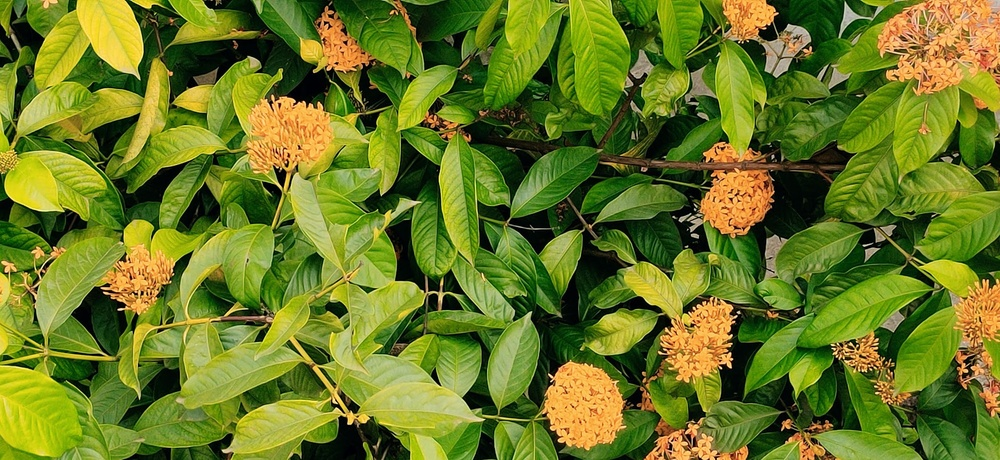
#> input picture segmentation/datasets/simple2.jpg, 1000 x 460 px, shrunk from 1920 x 883 before the run, found by its file name
$ python histogram_testing.py
#> lines starting #> are read from the running program, lines starting #| are printed output that depends on the picture
import cv2
import numpy as np
import matplotlib.pyplot as plt

# Load the image in grayscale
image_path = 'segmentation/datasets/simple2.jpg'  # Replace with your image path
image = cv2.imread(image_path, cv2.IMREAD_GRAYSCALE)
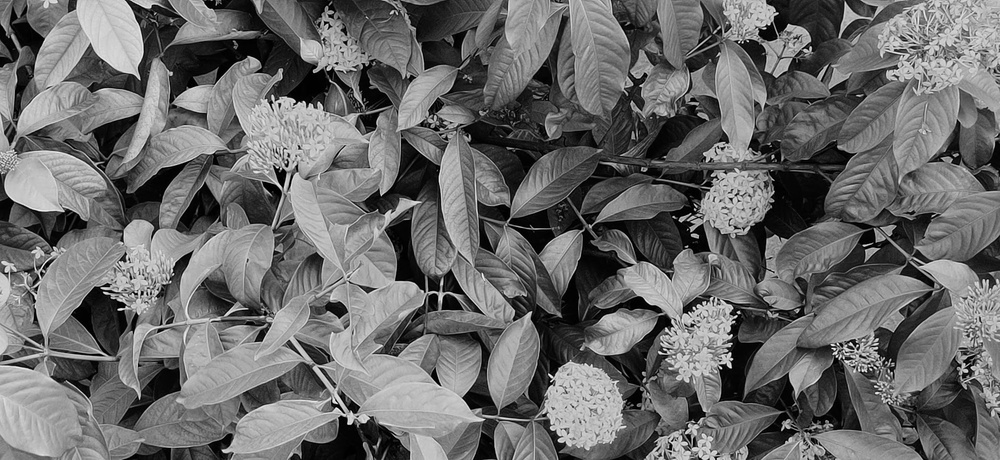
#> image: shape (460, 1000); min 0, max 252, mean 106.8

# Plot the histogram of the image
plt.figure(figsize=(10, 5))
plt.hist(image.ravel(), bins=256, range=[0, 256], color='blue', alpha=0.7)
plt.title('Histogram of Pixel Intensities')
plt.xlabel('Pixel Intensity')
plt.ylabel('Frequency')
plt.grid(True)
plt.show()
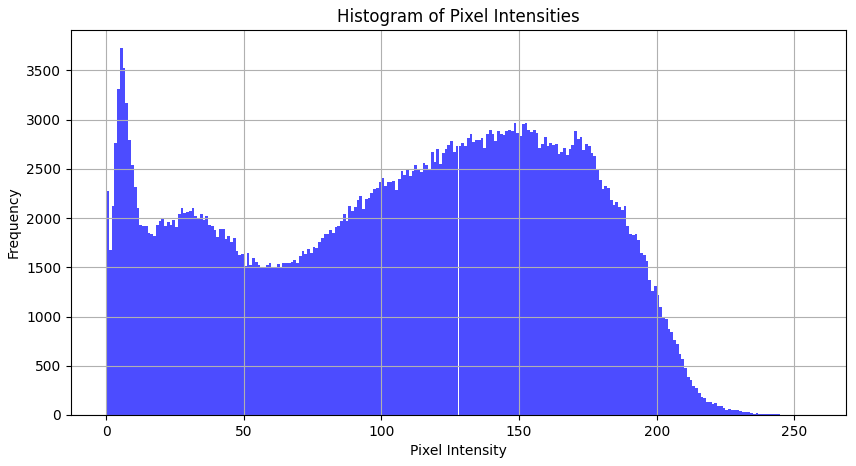
#> figure drawn by matplotlib, 1 panel; tallest bar 3723 high, from x = 5 to 6

$ run again, with segmentation/datasets/simple1.jpg copied over segmentation/datasets/simple2.jpg
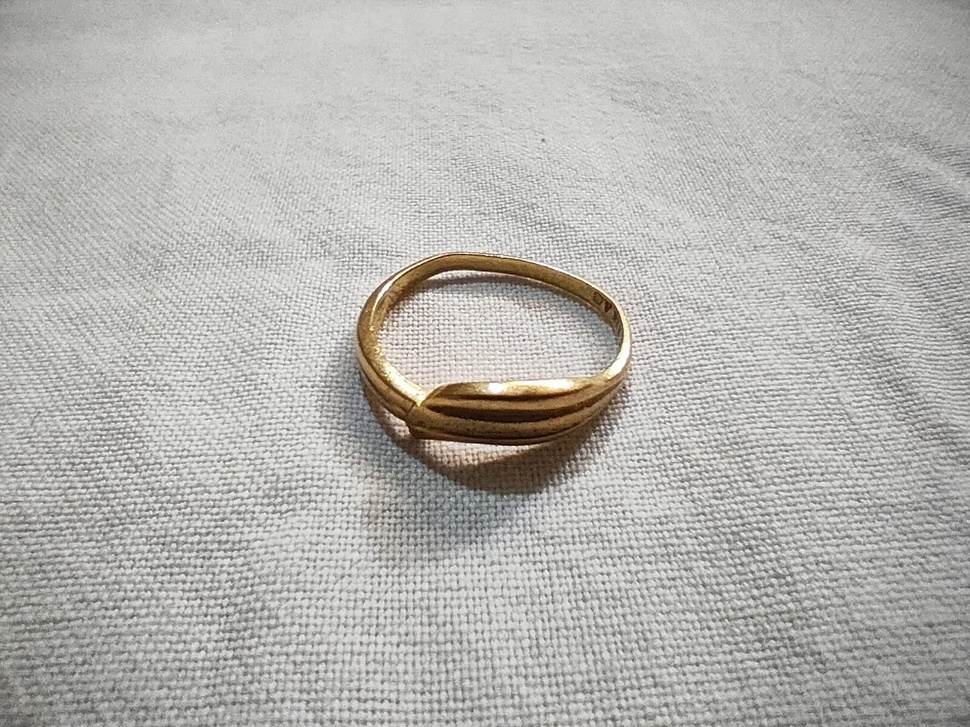
#> input picture segmentation/datasets/simple1.jpg, 970 x 727 px, shrunk from 1279 x 959 before the run, found by its file name
#> `image = cv2.imread(image_path, cv2.IMREAD_GRAYSCALE)`:
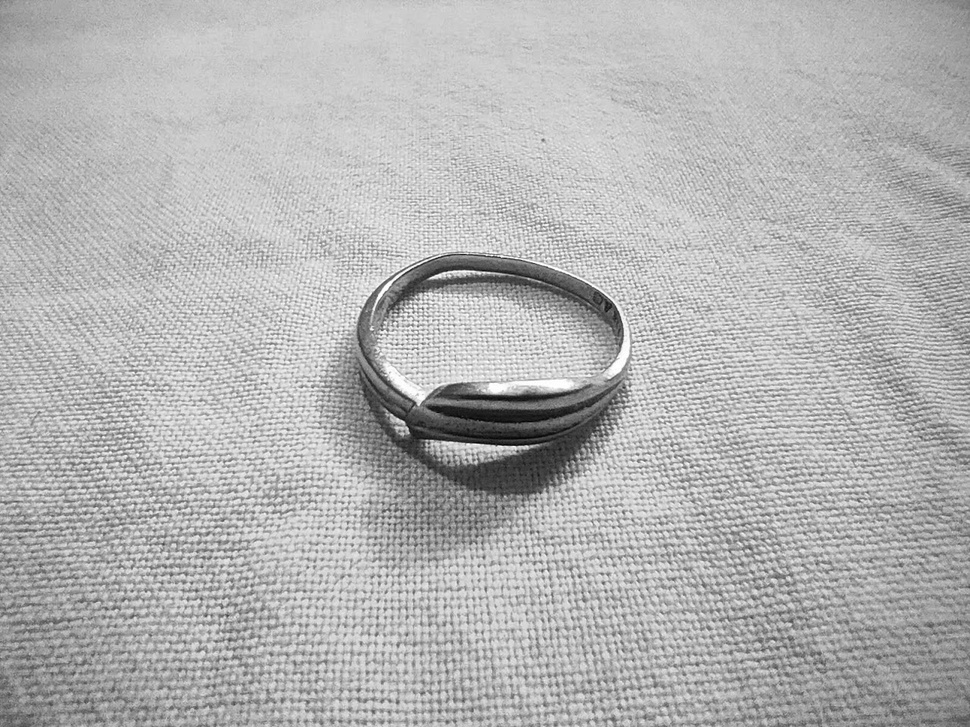
#> image: shape (727, 970); min 2, max 255, mean 179.5
#> `plt.show()`:
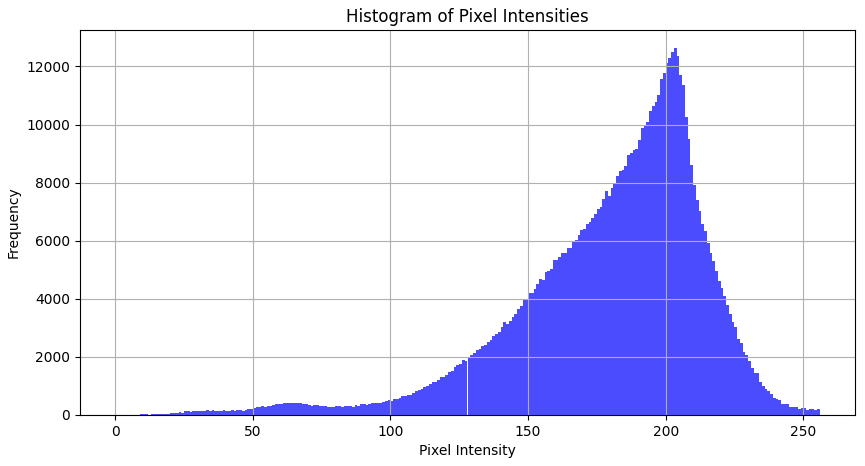
#> figure drawn by matplotlib, 1 panel; tallest bar 12622 high, from x = 203 to 204

$ run again, with segmentation/datasets/IMG20201004130442.jpg copied over segmentation/datasets/simple2.jpg
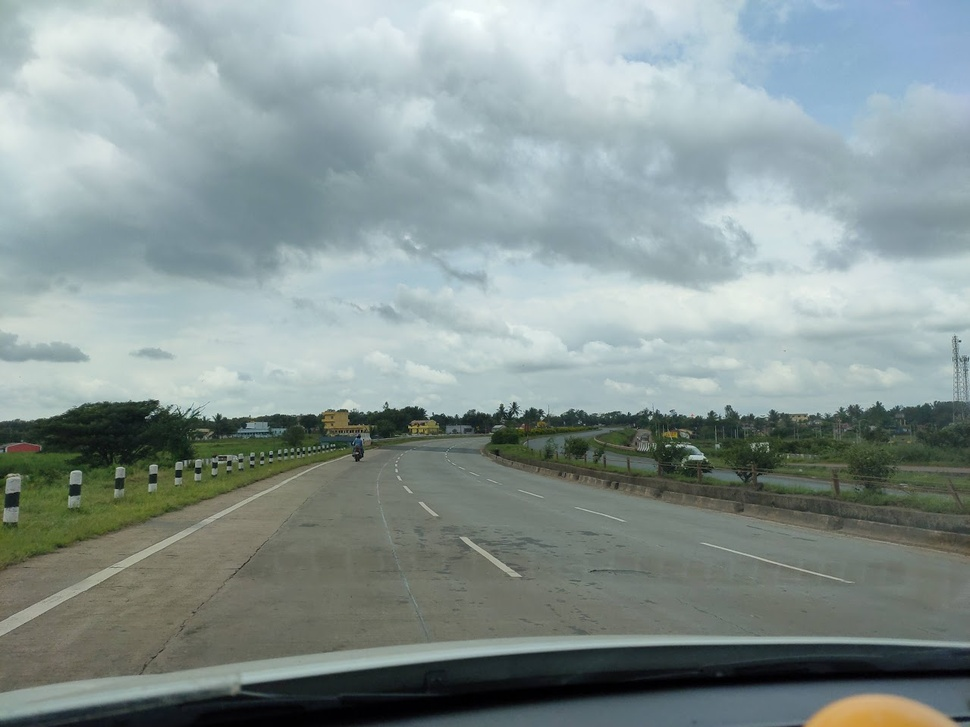
#> input picture segmentation/datasets/IMG20201004130442.jpg, 970 x 727 px, shrunk from 1279 x 959 before the run, found by its file name
#> `image = cv2.imread(image_path, cv2.IMREAD_GRAYSCALE)`:
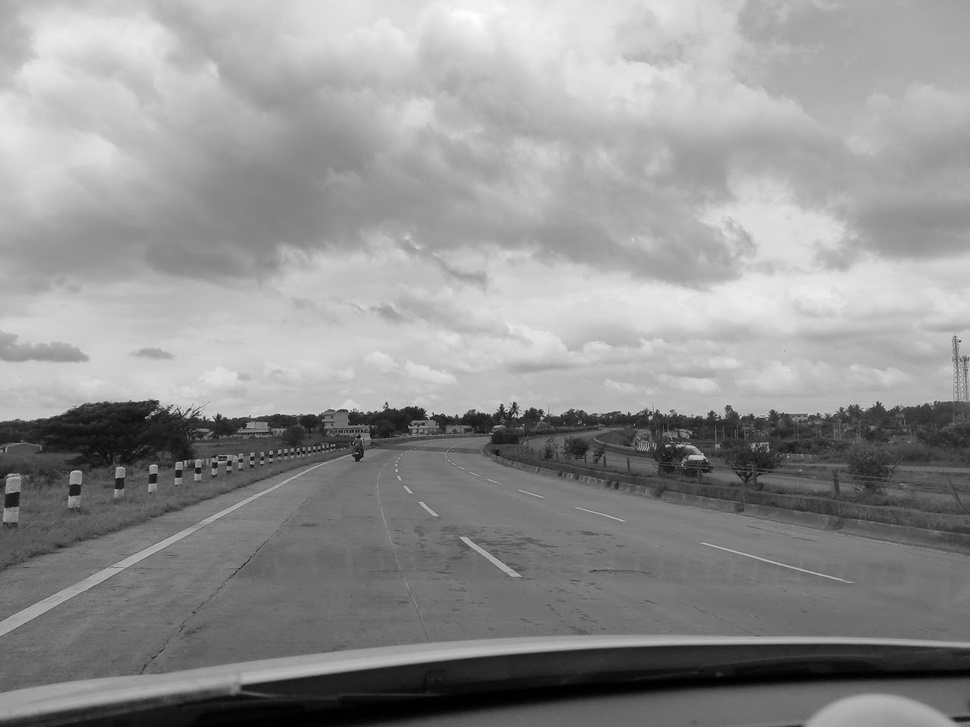
#> image: shape (727, 970); min 0, max 254, mean 145.5
#> `plt.show()`:
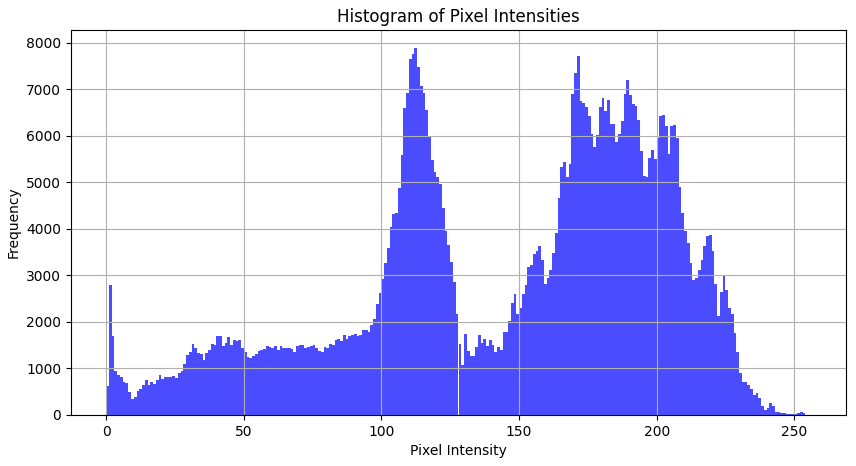
#> figure drawn by matplotlib, 1 panel; tallest bar 7880 high, from x = 112 to 113

$ run again, with segmentation/datasets/IMG20201117123808-EFFECTS.jpg copied over segmentation/datasets/simple2.jpg
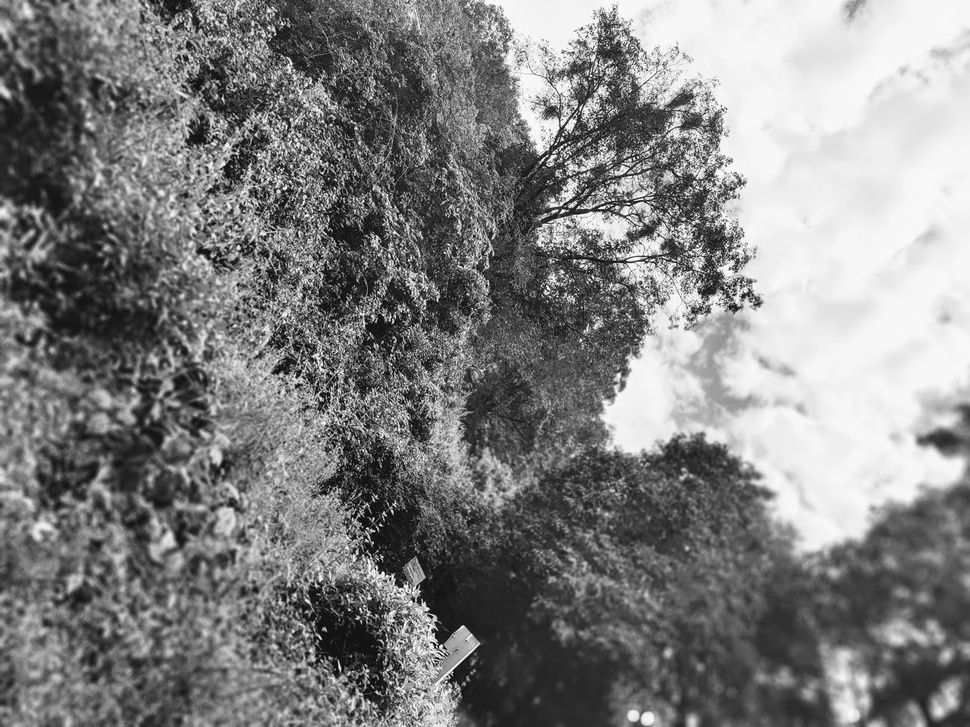
#> input picture segmentation/datasets/IMG20201117123808-EFFECTS.jpg, 970 x 727 px, shrunk from 1279 x 959 before the run, found by its file name
#> image is the input picture: shape (727, 970); min 0, max 255, mean 128.1
#> `plt.show()`:
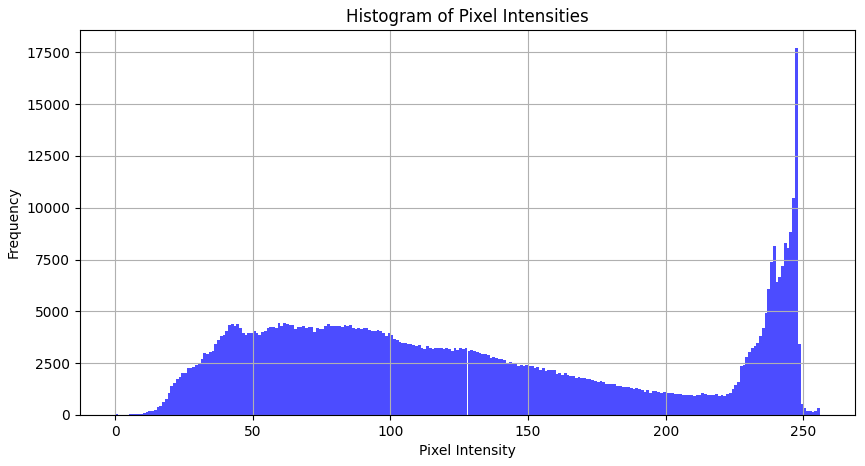
#> figure drawn by matplotlib, 1 panel; tallest bar 17694 high, from x = 247 to 248
